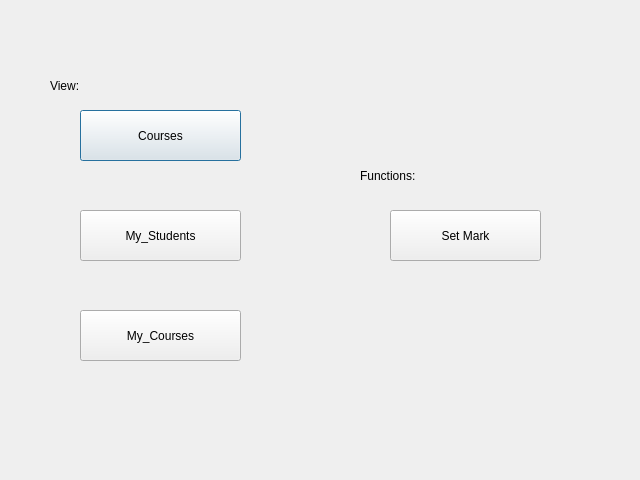
<?xml version="1.0" encoding="UTF-8"?>
<ui version="4.0">
 <class>Dialog</class>
 <widget class="QDialog" name="Dialog">
  <property name="geometry">
   <rect>
    <x>0</x>
    <y>0</y>
    <width>640</width>
    <height>480</height>
   </rect>
  </property>
  <property name="windowTitle">
   <string>Dialog</string>
  </property>
  <widget class="QPushButton" name="pushButton">
   <property name="geometry">
    <rect>
     <x>80</x>
     <y>110</y>
     <width>161</width>
     <height>51</height>
    </rect>
   </property>
   <property name="text">
    <string>Courses</string>
   </property>
  </widget>
  <widget class="QPushButton" name="pushButton_2">
   <property name="geometry">
    <rect>
     <x>80</x>
     <y>210</y>
     <width>161</width>
     <height>51</height>
    </rect>
   </property>
   <property name="text">
    <string>My_Students</string>
   </property>
  </widget>
  <widget class="QPushButton" name="pushButton_3">
   <property name="geometry">
    <rect>
     <x>80</x>
     <y>310</y>
     <width>161</width>
     <height>51</height>
    </rect>
   </property>
   <property name="text">
    <string>My_Courses</string>
   </property>
  </widget>
  <widget class="QPushButton" name="pushButton_4">
   <property name="geometry">
    <rect>
     <x>390</x>
     <y>210</y>
     <width>151</width>
     <height>51</height>
    </rect>
   </property>
   <property name="text">
    <string>Set Mark</string>
   </property>
  </widget>
  <widget class="QLabel" name="label">
   <property name="geometry">
    <rect>
     <x>50</x>
     <y>70</y>
     <width>101</width>
     <height>31</height>
    </rect>
   </property>
   <property name="text">
    <string>View:</string>
   </property>
  </widget>
  <widget class="QLabel" name="label_2">
   <property name="geometry">
    <rect>
     <x>360</x>
     <y>160</y>
     <width>101</width>
     <height>31</height>
    </rect>
   </property>
   <property name="text">
    <string>Functions:</string>
   </property>
  </widget>
 </widget>
 <resources/>
 <connections/>
</ui>
